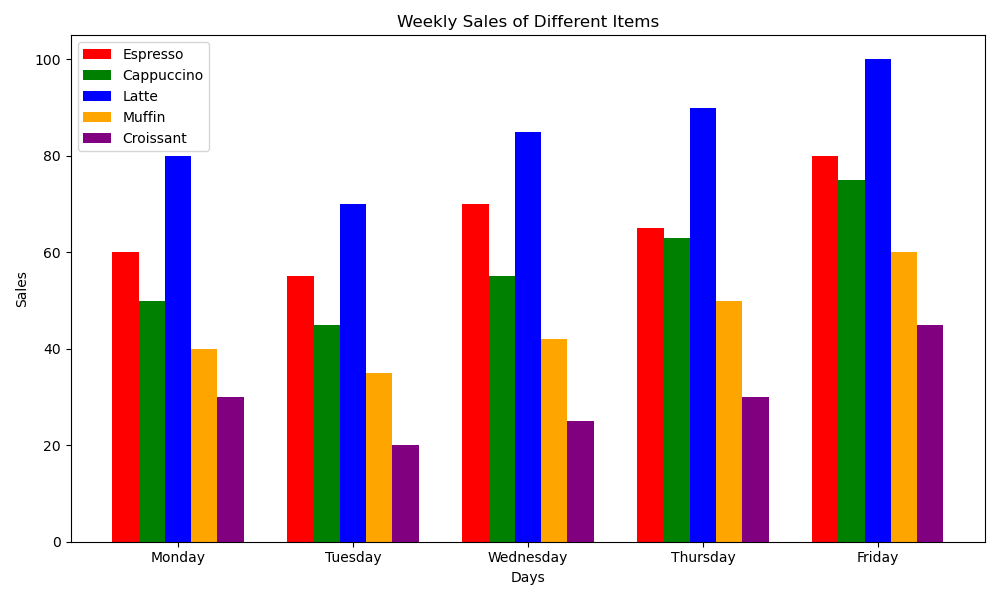

The Python source for this figure:

import matplotlib.pyplot as plt
import numpy as np

# Data from the table
data = [
    {'Item': 'Espresso', 'Monday': 60, 'Tuesday': 55, 'Wednesday': 70, 'Thursday': 65, 'Friday': 80},
    {'Item': 'Cappuccino', 'Monday': 50, 'Tuesday': 45, 'Wednesday': 55, 'Thursday': 63, 'Friday': 75},
    {'Item': 'Latte', 'Monday': 80, 'Tuesday': 70, 'Wednesday': 85, 'Thursday': 90, 'Friday': 100},
    {'Item': 'Muffin', 'Monday': 40, 'Tuesday': 35, 'Wednesday': 42, 'Thursday': 50, 'Friday': 60},
    {'Item': 'Croissant', 'Monday': 30, 'Tuesday': 20, 'Wednesday': 25, 'Thursday': 30, 'Friday': 45}
]

# Initialize the figure
fig, ax = plt.subplots(figsize=(10, 6))

# Setup bar width and positions
number_of_items = len(data)
number_of_days = len(data[0]) - 1  # Subtract 'Item' from the count
bar_width = 0.15
indices = np.arange(number_of_days)

# Colors for the bars
colors = ['red', 'green', 'blue', 'orange', 'purple']

# Plotting the bar chart
for i, item_data in enumerate(data):
    sales = [item_data[day] for day in ['Monday', 'Tuesday', 'Wednesday', 'Thursday', 'Friday']]
    plt.bar(indices + i * bar_width, sales, color=colors[i], width=bar_width, label=item_data['Item'])

# Adding labels and title
plt.xlabel('Days')
plt.ylabel('Sales')
plt.title('Weekly Sales of Different Items')

# Set the position and labels for x-ticks
ax.set_xticks(indices + bar_width * (number_of_items - 1) / 2)  # Centering the x-ticks
ax.set_xticklabels(['Monday', 'Tuesday', 'Wednesday', 'Thursday', 'Friday'])

# Adding a legend
plt.legend()

# Display the plotted chart
plt.tight_layout()  # Adjust the padding between and around subplots
plt.show()
